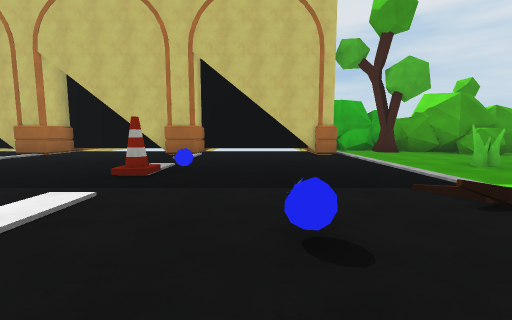
[1] (above)

18 first-person views from a walk through a 3-D level made in the Unity game engine. The camera is 1.4 m above the floor, tilts 6° down and sees 90° across. The floor is counted in squares, 2 m on a side. Each view is taken from the middle of a square. On the plan, view 1 faces up. The plan holds only what a view shows up to about 9 squares ahead; the rest is blank. The place goes on beyond the plan. The player character is not drawn. Surface patterns are stand-ins for the level's own textures.

[2]
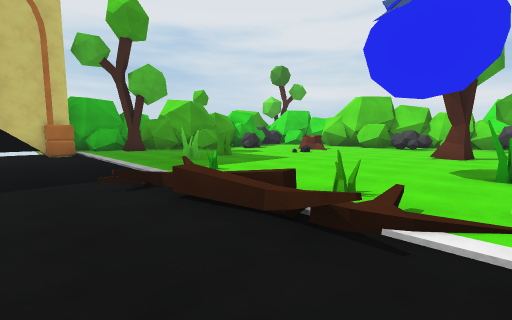

[3]
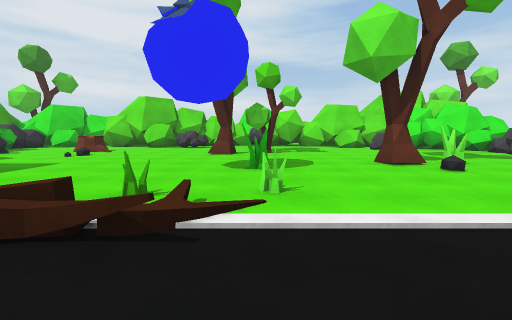

[4]
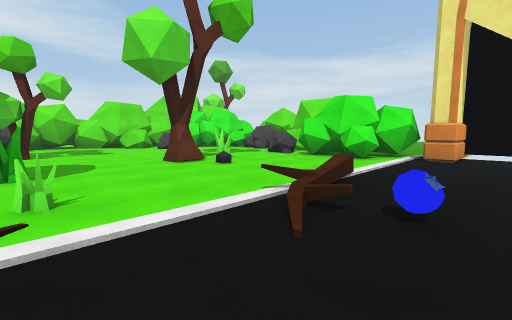

[5]
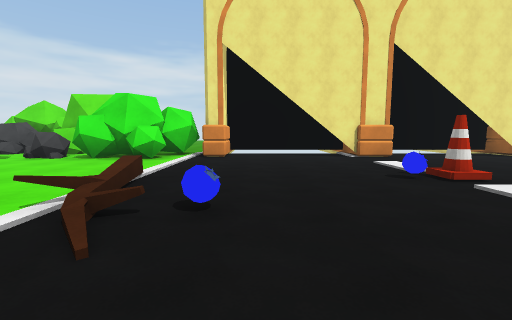

[6]
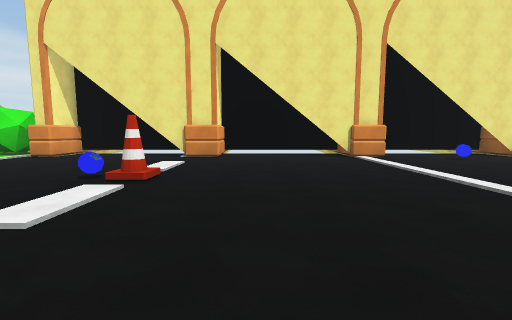

[7]
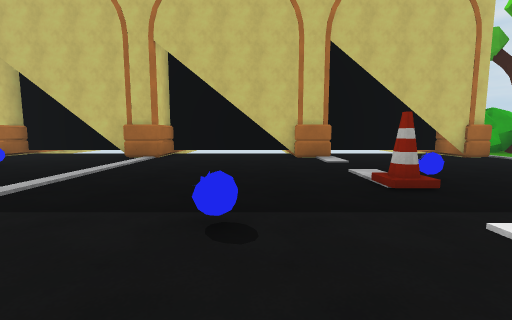

[8]
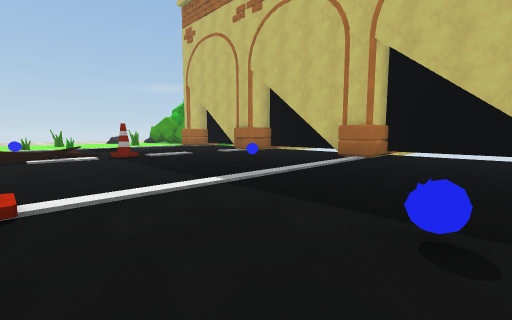

[9]
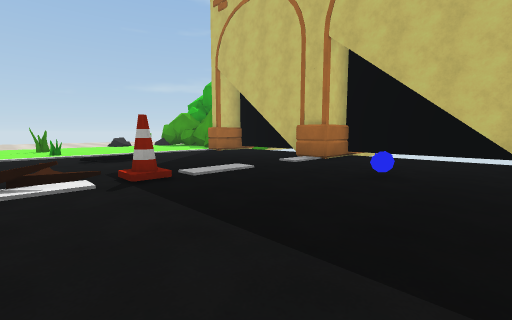

[10]
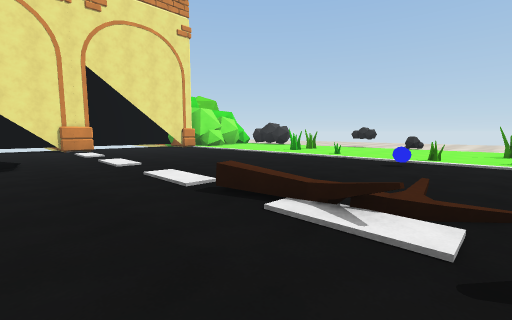

[11]
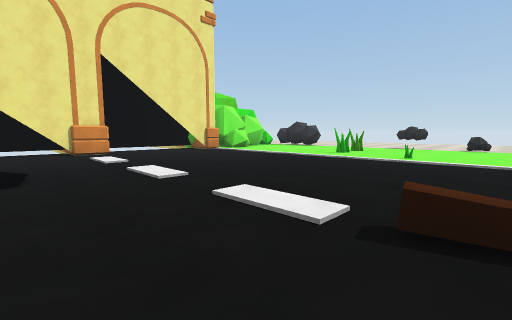

[12]
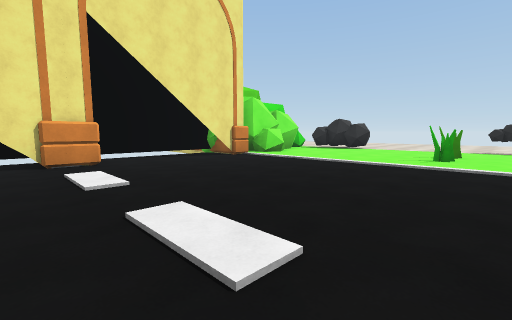

[13]
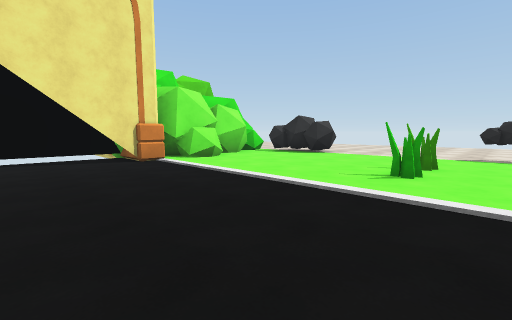

[14]
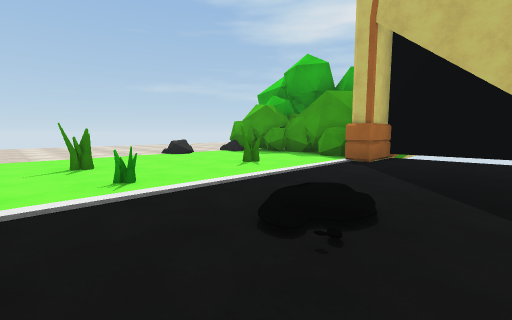

[15]
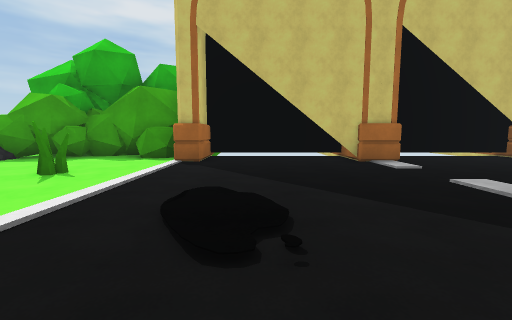

[16]
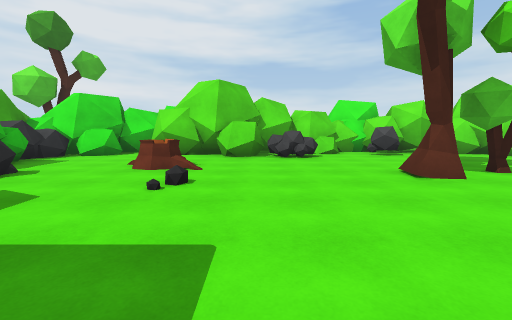

[17]
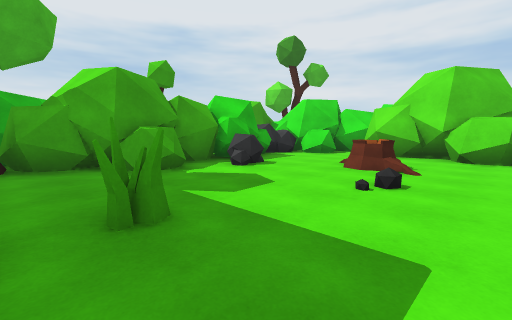

[18]
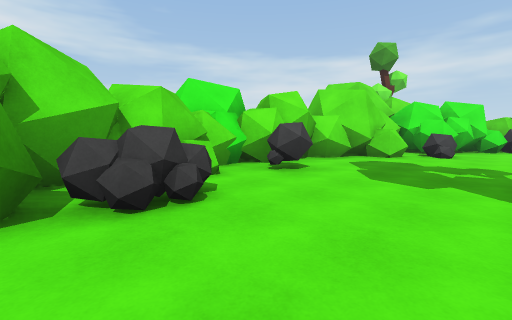

### Floor plan
Key: @ floor where view 1 was taken; # wall or solid block; . floor; / step, stairs or slope; T tree; C cone; S stump; O other object.
Columns run from 21 left of view 1 to 15 right of it. Each row starts with its distance up from view 1.
 11                               TO
 10 O ###################### ###   OOO#
  9 OO.##....#....#...##...#..T####OOO#
  8 ........##...##........#....#.O...##
  7 ..............................O.....
  6 ...O........O.....................##
  5 ....../.............O.....OO...SS.#
  4 .....//..C.........C..............#
  3 .O.O..../........O...../.O........##
  2 ....O................O..O.........O#
  1 .....O...O....C... ................##
  0 ............         @.O/O....T.....#
 -1 ...O........     .    ../O.O...T..OO#
 -2 ............   ....................OO
 -3 ..OO........   ........OO..........O
 -4 .........../  .....C..../...T......#
 -5 .........../ ......O..../...O.....##
 -6 .................................O#
 -7 .................................O#
 -8 O..#.....##.O.##....#....OO.O...#OO
 -9  #####...#....#...##...#OO .#.O.# O
-10    # ###################    ##OO
-11    #

Positions as (right, up) in squares from view 1, and headings:
1: (0, 0), facing up
2: (1, -1), facing up-right
3: (1, -1), facing right
4: (1, -1), facing down-right
5: (1, -1), facing down
6: (-4, -1), facing down
7: (-4, 1), facing up
8: (-4, 1), facing up-left
9: (-8, 2), facing up-left
10: (-10, 3), facing down-left
11: (-10, 1), facing down-left
12: (-11, -2), facing down-left
13: (-14, -2), facing down-left
14: (-14, 2), facing up-left
15: (-15, 2), facing up
16: (5, 3), facing right
17: (5, 3), facing up-right
18: (10, 3), facing down-right
